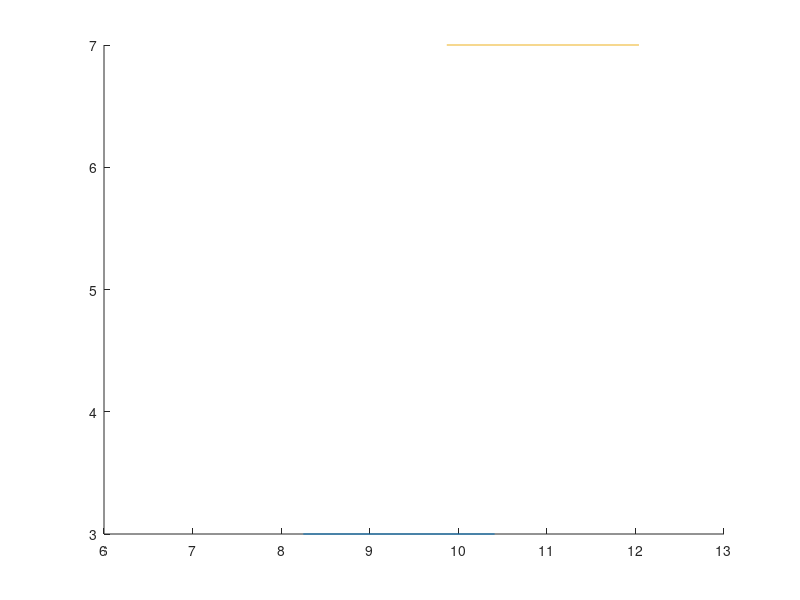

Source code (MATLAB):
wave1x=[8.25 6.69 9.87];
wave1y=[3 4 7]; %表示起始点集A为(0,0),(0,-1),(2,2)
wave2x=[10.41 NaN 12.04];
wave2y=[3 4 7];%表示终点集为B(1,1),(-2,2),(3,3)

X=[wave1x ; wave2x];%2*n维矩阵，第一行放起点x值，第二行放终点x值
Y=[wave1y ; wave2y];
line(X,Y);
